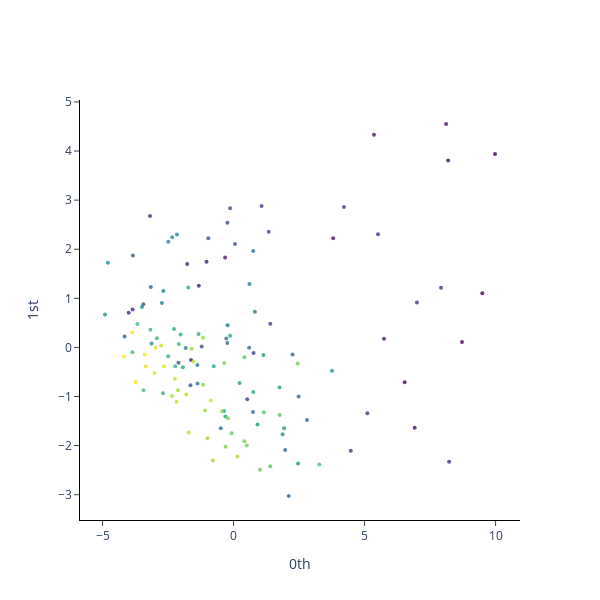

Here is the notebook cell this chart was saved with:
### Markdown cell above
### PBA point cloud

### Code cell
# PBA

plot_point_cloud(pca.transform(dfs_numeric_scaled[1]))

### Figure 1 — Plotly figure (JSON) as saved in the notebook; plotly's stock layout.template omitted (floating-point values rounded to 4 significant figures; data arrays with more than 128 entries replaced by an {"elided": "..."} marker saying what was removed)
{"data": [{"marker": {"color": {"elided": "132 int values"}, "colorscale": [[0, "#440154"], [0.1111, "#482878"], [0.2222, "#3e4989"], [0.3333, "#31688e"], [0.4444, "#26828e"], [0.5556, "#1f9e89"], [0.6667, "#35b779"], [0.7778, "#6ece58"], [0.8889, "#b5de2b"], [1, "#fde725"]], "opacity": 0.8, "size": 4}, "mode": "markers", "type": "scatter", "x": {"elided": "132 float values"}, "y": {"elided": "132 float values"}}], "layout": {"height": 600, "plot_bgcolor": "white", "width": 600, "xaxis": {"anchor": "x", "exponentformat": "e", "linecolor": "black", "linewidth": 1, "mirror": false, "showexponent": "all", "showline": true, "side": "bottom", "ticks": "outside", "title": {"text": "0th"}, "type": "linear", "zeroline": true}, "yaxis": {"anchor": "y", "exponentformat": "e", "linecolor": "black", "linewidth": 1, "mirror": false, "showexponent": "all", "showline": true, "side": "left", "ticks": "outside", "title": {"text": "1st"}, "type": "linear", "zeroline": true}}}
